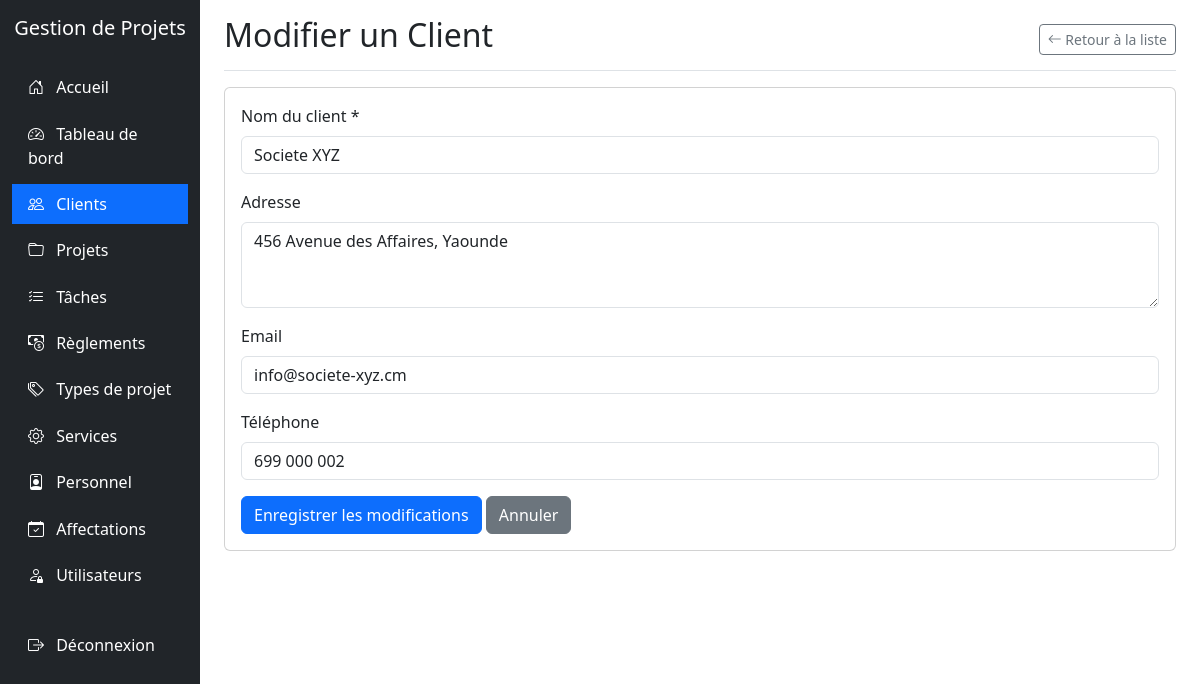
The page /clients/edit.php?id=2 (signed in) on the database its author committed.
### tables this page shows
CREATE TABLE CLIENT (
  IdClient INT AUTO_INCREMENT PRIMARY KEY,
  NomClient VARCHAR(255) NOT NULL,
  AdresseClient VARCHAR(255) NULL,
  EmailClient VARCHAR(255) NULL,
  TelClient VARCHAR(50) NULL,
  CreatedAt TIMESTAMP DEFAULT CURRENT_TIMESTAMP,
  UpdatedAt TIMESTAMP DEFAULT CURRENT_TIMESTAMP ON UPDATE CURRENT_TIMESTAMP
);

### clients/edit.php (the view, shortened to what this page needs)
<?php
require_once '../config.php';
$id = $_GET['id'];
$sql = "SELECT * FROM CLIENT WHERE IdClient = $id";
$result = mysqli_query($conn, $sql);
$client = mysqli_fetch_assoc($result);
?>
<!DOCTYPE html>
<html lang="fr">
<head>
    <link href="https://cdn.jsdelivr.net/npm/bootstrap@5.3.0-alpha1/dist/css/bootstrap.min.css" rel="stylesheet">
    <link rel="stylesheet" href="https://cdn.jsdelivr.net/npm/bootstrap-icons@1.10.0/font/bootstrap-icons.css">
</head>
<body>
    <div class="container-fluid">
        <div class="row">
            <div class="col-md-3 col-lg-2 d-md-block sidebar collapse">
                <div class="position-sticky pt-3">
                    <div class="text-center mb-4">
                        <h5 class="text-white">Gestion de Projets</h5>
                    </div>
                    <ul class="nav flex-column">
                        <li class="nav-item">
                            <a class="nav-link" href="../index.php">
                                <i class="bi bi-house-door"></i> Accueil
                            </a>
                        </li>
                        <li class="nav-item">
                            <a class="nav-link" href="../dashboard/index.php">
                                <i class="bi bi-speedometer2"></i> Tableau de bord
                            </a>
                        </li>
                        <li class="nav-item">
                            <a class="nav-link active" href="../clients/index.php">
                                <i class="bi bi-people"></i> Clients
                            </a>
                        </li>
                        <li class="nav-item">
                            <a class="nav-link" href="../projets/index.php">
                                <i class="bi bi-folder"></i> Projets
                            </a>
                        </li>
                        <li class="nav-item">
                            <a class="nav-link" href="../taches/index.php">
                                <i class="bi bi-list-check"></i> Tâches
                            </a>
                        </li>
                        <li class="nav-item">
                            <a class="nav-link" href="../reglements/index.php">
                                <i class="bi bi-cash-coin"></i> Règlements
                            </a>
                        </li>
                        <li class="nav-item">
                            <a class="nav-link" href="../typesprojet/index.php">
                                <i class="bi bi-tags"></i> Types de projet
                            </a>
                        </li>
                        <li class="nav-item">
                            <a class="nav-link" href="../services/index.php">
                                <i class="bi bi-gear"></i> Services
                            </a>
                        </li>
                        <li class="nav-item">
                            <a class="nav-link" href="../personnel/index.php">
                                <i class="bi bi-person-badge"></i> Personnel
                            </a>
                        </li>
                        <li class="nav-item">
                            <a class="nav-link" href="../affectations/index.php">
                                <i class="bi bi-calendar-check"></i> Affectations
                            </a>
                        </li>
                        <?php if ($_SESSION['role'] == 'admin'): ?>
                        <li class="nav-item">
                            <a class="nav-link" href="../utilisateurs/index.php">
                                <i class="bi bi-person-lock"></i> Utilisateurs
                            </a>
                        </li>
                        <?php endif; ?>
                        <li class="nav-item mt-4">
                            <a class="nav-link" href="../logout.php">
                                <i class="bi bi-box-arrow-right"></i> Déconnexion
                            </a>
                        </li>
                    </ul>
                </div>
            </div>
            <div class="col-md-9 ms-sm-auto col-lg-10 px-md-4">
                <div class="d-flex justify-content-between flex-wrap flex-md-nowrap align-items-center pt-3 pb-2 mb-3 border-bottom">
                    <h1 class="h2">Modifier un Client</h1>
                    <div class="btn-toolbar mb-2 mb-md-0">
                        <a href="index.php" class="btn btn-sm btn-outline-secondary">
                            <i class="bi bi-arrow-left"></i> Retour à la liste
                        </a>
                    </div>
                </div>
                <div class="card">
                    <div class="card-body">
                        <form method="post" action="edit.php?id=<?php echo $id; ?>">
                            <div class="mb-3">
                                <label for="nomClient" class="form-label">Nom du client *</label>
                                <input type="text" class="form-control" id="nomClient" name="nomClient" value="<?php echo htmlspecialchars($client['NomClient']); ?>" required>
                            </div>
                            <div class="mb-3">
                                <label for="adresseClient" class="form-label">Adresse</label>
                                <textarea class="form-control" id="adresseClient" name="adresseClient" rows="3"><?php echo htmlspecialchars($client['AdresseClient']); ?></textarea>
                            </div>
                            <div class="mb-3">
                                <label for="emailClient" class="form-label">Email</label>
                                <input type="email" class="form-control" id="emailClient" name="emailClient" value="<?php echo htmlspecialchars($client['EmailClient']); ?>">
                            </div>
                            <div class="mb-3">
                                <label for="telClient" class="form-label">Téléphone</label>
                                <input type="text" class="form-control" id="telClient" name="telClient" value="<?php echo htmlspecialchars($client['TelClient']); ?>">
                            </div>
                            <button type="submit" class="btn btn-primary">Enregistrer les modifications</button>
                            <a href="index.php" class="btn btn-secondary">Annuler</a>
                        </form>
                    </div>
                </div>
            </div>
        </div>
    </div>
</body>
</html>

### clients/edit.php (style rules this page uses)
.sidebar { min-height: 100vh; background-color: #212529; }
.sidebar .nav-link { color: #fff; padding: 0.5rem 1rem; margin: 0.2rem 0; }
.sidebar .nav-link.active { background-color: #0d6efd; }
.sidebar .nav-link i { margin-right: 0.5rem; }

### rows shown on the page
client: nomClient "Societe XYZ", adresseClient "456 Avenue des Affaires, Yaounde", emailClient "info@societe-xyz.cm", telClient "699 000 002"
